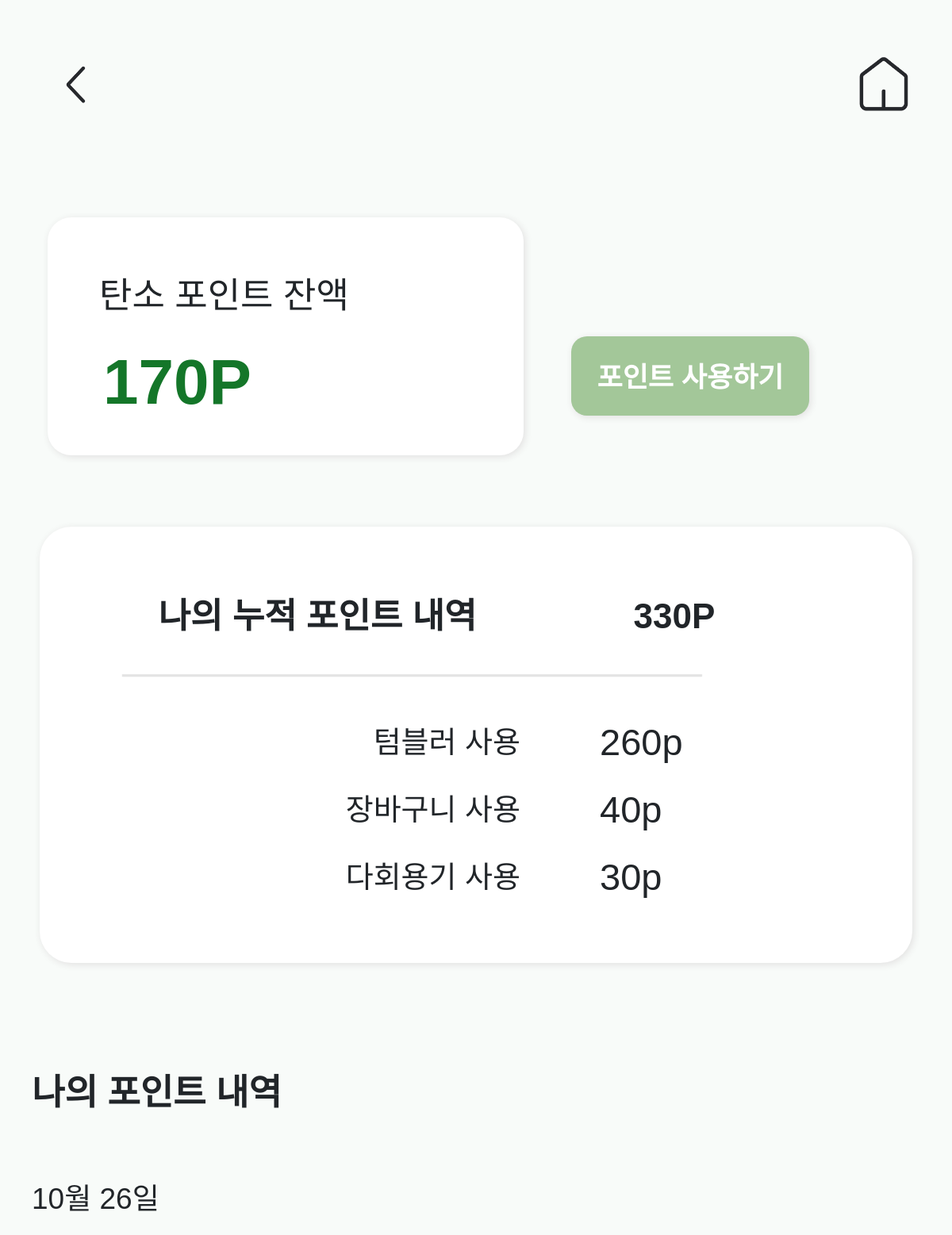
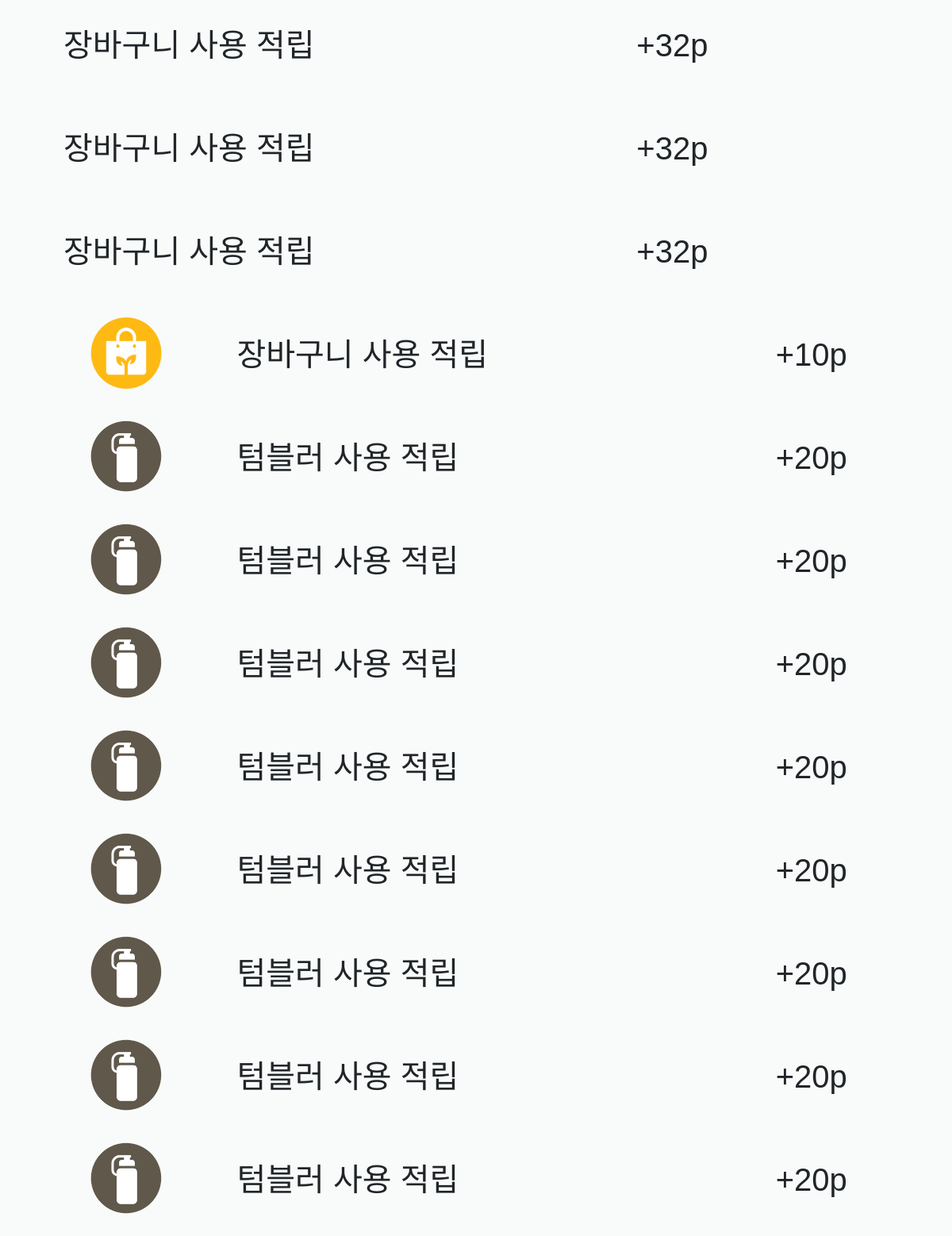
Before: /point/4 with the older database file (2 pictures, top to bottom).
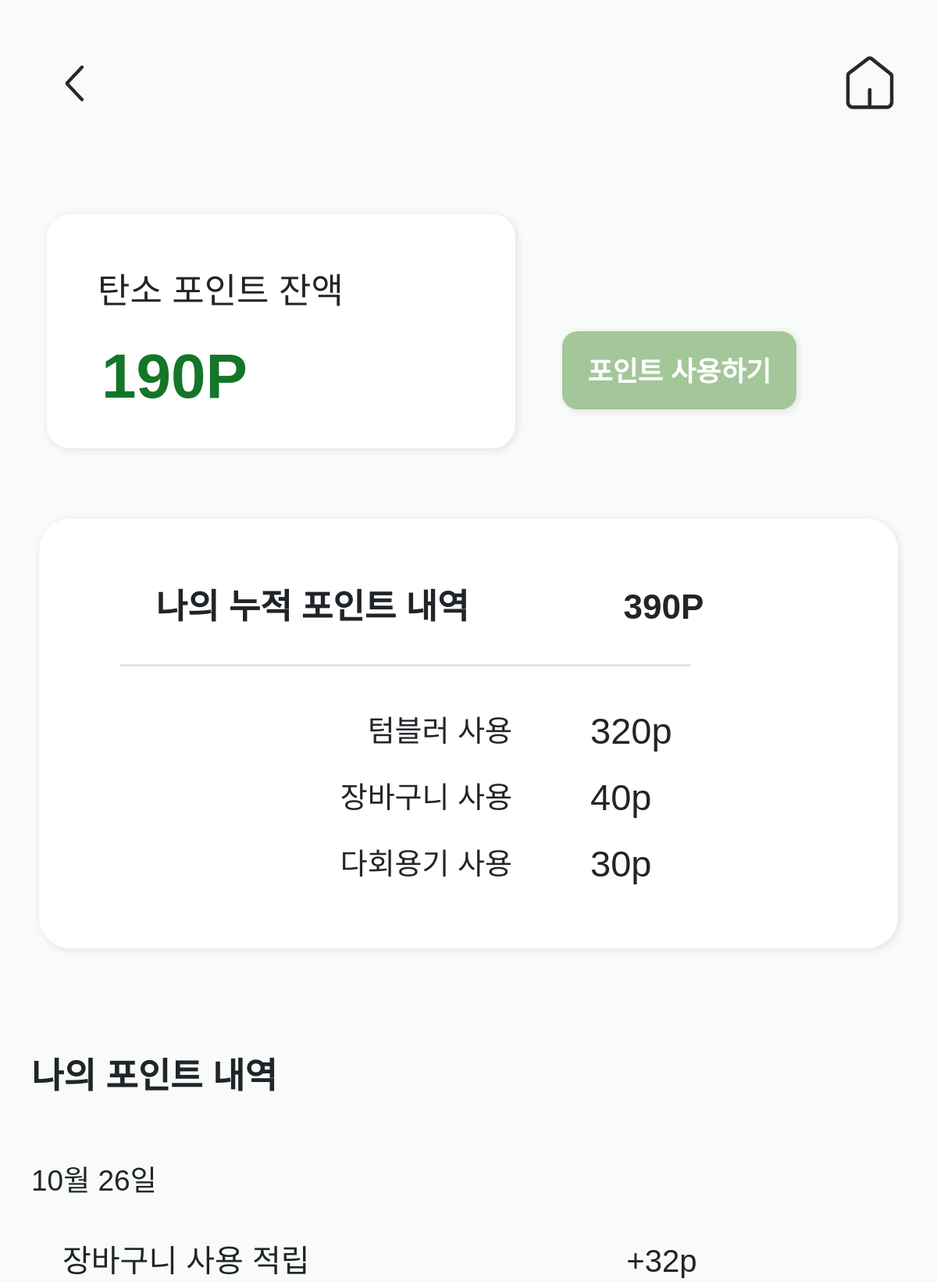
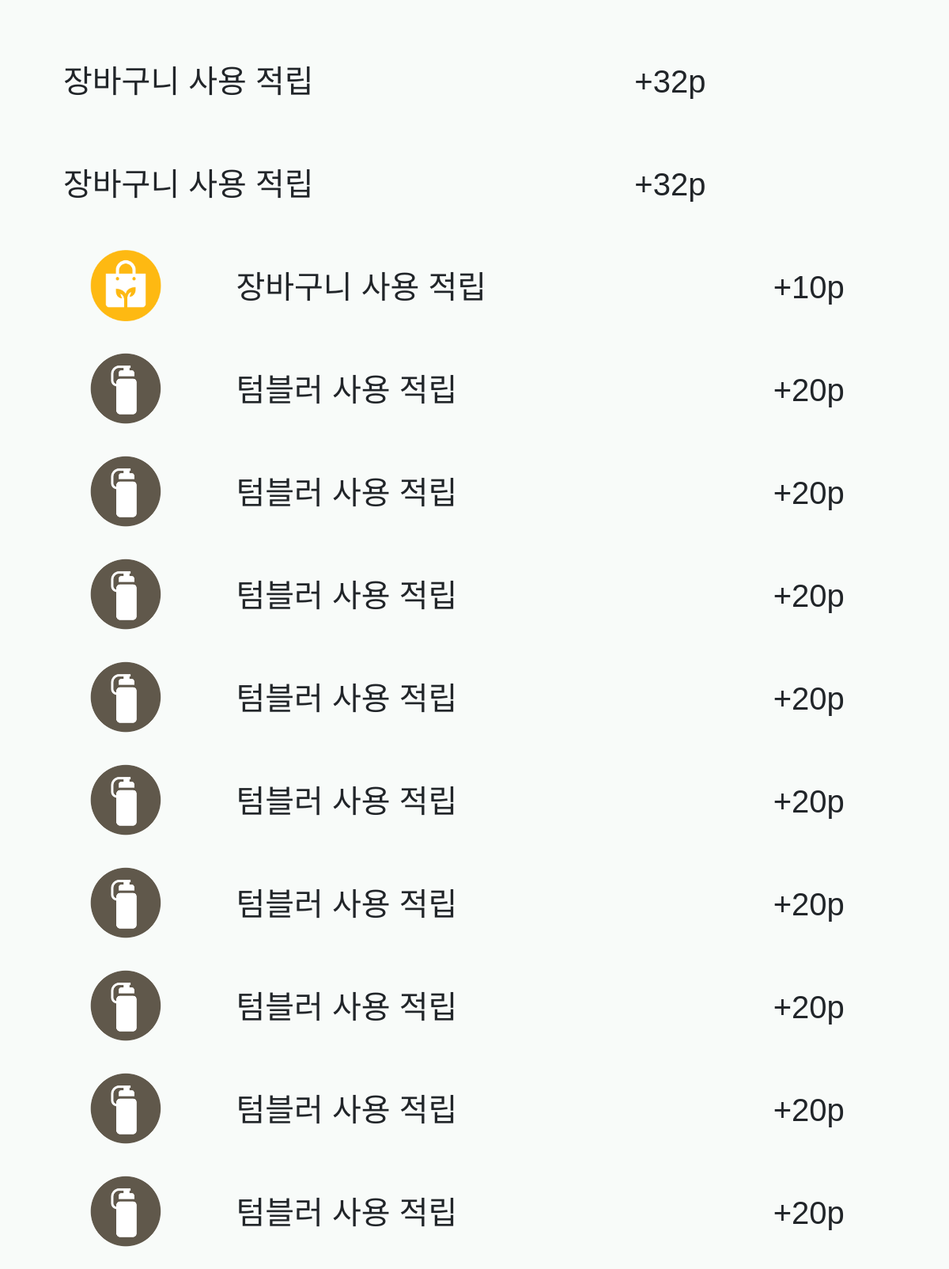
After: the same page with the newer database file (2 pictures, top to bottom).
### topics/models.py (models this page shows)
class UserSummary(models.Model):
    userid = models.IntegerField() #user pk
    accumulated_point = models.IntegerField() #누적 포인트
    used_point = models.IntegerField() #사용 포인트
    tumbler = models.IntegerField(); #50g
    bag = models.IntegerField(); #32g
    container = models.IntegerField(); #200g

class PointHistory(models.Model):
    userid = models.IntegerField() #user pk
    point = models.IntegerField() #적립포인트
    detail = models.CharField(max_length=20) #포인트 사용/적립 내역
    create_at = models.DateTimeField(auto_now_add=True) #사용일자

### topics/views.py (the view)
# urls.py: path('point/<int:pk>', views.point, name="point"),
def point(request,pk):
    user = UserSummary.objects.get(userid = pk)
    point = PointHistory.objects.filter(userid=pk)
    tumbler = user.tumbler * 20
    container = user.container *30
    bag = user.bag * 10
    acc = tumbler + container + bag
    context={
        'user':user,
        'point':point,
        'tumbler': tumbler,
        'container': container,
        'bag':bag,
        'acc':acc,
    }
    return render(request, "pages/point.html", context)

### topics/templates/pages/point.html (shortened to what this page needs)
{% extends 'base_pen.html' %}
{% load static %}
{% block content %}
<head>
    <link rel="stylesheet" type="text/css" href="//cdn.rawgit.com/innks/NanumSquareRound/master/nanumsquareround.min.css">
    <link href="https://cdn.jsdelivr.net/npm/bootstrap@5.1.3/dist/css/bootstrap.min.css" rel="stylesheet">
    <link rel="stylesheet" href="{% static 'css/topics/point.css' %}">
</head>
<body>
    <div id="aaaaa">
        <div id="box_1">
            <div id="a">탄소 포인트 잔액</div>
            <div id="b">{{user.used_point}}P</div>
        </div>
        <div>
            <a href="https://lifes.kbcard.com/CXLRISHC0002.cms" class="btn">포인트 사용하기</a>
        </div>
    </div>
    <div id="aa">
        <div class="hall_p">
            <div style="margin-top: 30px; width:60%; text-align:center;">나의 누적 포인트 내역</div>
            <div style="margin-right: 0px; margin-top:30px; width:30%; text-align:center;">{{acc}}P</div>
        </div>
        <div style="padding: 0; margin:0;">
            <img class="line" src="{% static 'images/선.png' %}">
        </div>
        <div class="pyo">
            <div class="pyo_1">
                <div class="title">텀블러 사용</div>
                <div class="count">{{tumbler}}p</div>
            </div>
            <div class="pyo_1">
                <div class="title">장바구니 사용</div>
                <div class="count">{{bag}}p</div>
            </div>
            <div class="pyo_1">
                <div class="title">다회용기 사용</div>
                <div class="count">{{container}}p</div>
            </div>
        </div>
    </div>
    <div class="use_list">
        <div>
            <div class="content">
                <div id="aaaaaaa">나의 포인트 내역</div>
                {% for pp in point %}
                    {% if forloop.first %}
                    <div id="day">
                        {{pp.create_at|date:'m월 d일'}}
                    </div>
                    {% endif %}
                    <div class="content_1">
                        {% if pp.point is 10 %}
                        <div id="imgg" style="width: 20%;">
                            <img src="{% static 'images/장바구니.png' %}" width="90px" height="90px">
                        </div>
                        {% elif pp.point is 20 %}
                        <div id="imgg" style="width: 20%;">
                            <img src="{% static 'images/텀블러.png' %}" width="90px" height="90px">
                        </div>
                        {% elif pp.point is 30 %}
                        <div id="imgg" style="width: 20%;">
                            <img src="{% static 'images/컨테이너.png' %}" width="90px" height="90px">
                        </div>
                        {% endif %}
                        <div style="width: 66%; text-align: left; padding-top:40px">{{pp.detail}}</div>
                        <div id="aaaa" style="width: 20%;padding-top:40px">+{{pp.point}}p</div>
                    </div>
                {% endfor %}
            </div>
        </div>
    </div>
</body>
{% endblock content %}

Changed rows visible on the page:
changed UserSummary: used_point "170" → "190"
added PointHistory: detail "텀블러 사용 적립", point "20"
Other visible differences:
{{ acc }}: "330" → "390"
{{ tumbler }}: "260" → "320"
